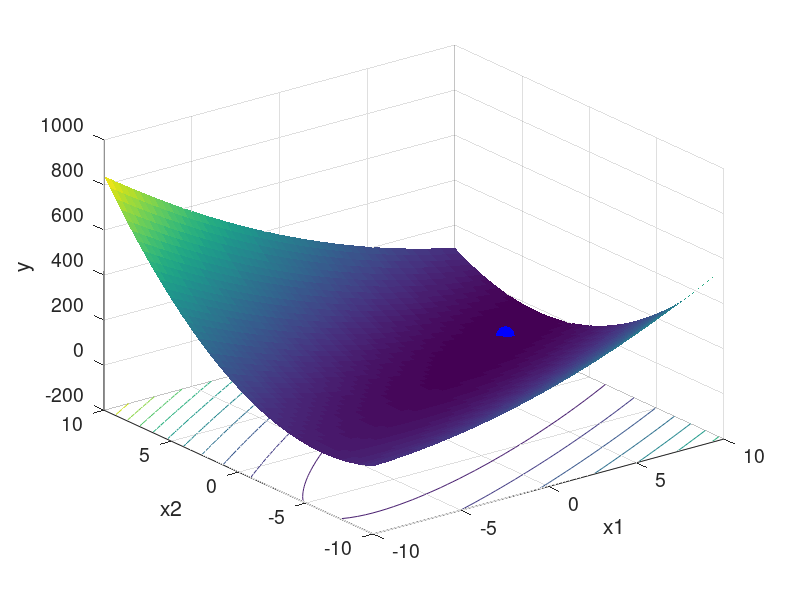

Here is the MATLAB script that generated this plot: (Note: this script raises an error after producing the figure.)
addpath('../code')

set(0, 'defaultaxesfontsize', 14);
set(0, 'defaulttextfontsize', 14);


% исходные данные
F = @(X) 3*X(1)^2 - 3*X(1)*X(2) + X(2)^2 + 7*X(1) - 7*X(2);
X1 = X2 = linspace(-10, 10, 50)';
[XX1, XX2] = meshgrid(X1, X2);

YY = []; 
for i = 1:length(X1)
    Y = []; 
    for j = 1:length(X2)
        Y = [Y, F([X1(i) X2(j)])];
    end 
    YY = [YY; Y]; 
end

% вывод графика
surfc(XX1, XX2, YY, 'edgecolor', 'none');
%contour(XX1, XX2, YY, 30);
hold on
xlabel("x1");
ylabel("x2");
zlabel("y");


% поиск минимума
X0 = [1 -2];
[Xm ym] = fminunc(F, X0) 
plot3(Xm(2), Xm(1), ym, 'b.', 'MarkerSize', 40);

params = struct('a', -9, 'b', 9);
[Xm, ym, n, Approx] = graddesc(F, X0, 0.1, 'coord', params)
plot3(Xm(2), Xm(1), ym, 'r.', 'MarkerSize', 40);
plot3(Approx(:, 2), Approx(:, 1), Approx(:, 3), 'r', 'LineWidth', 3); 


pause
